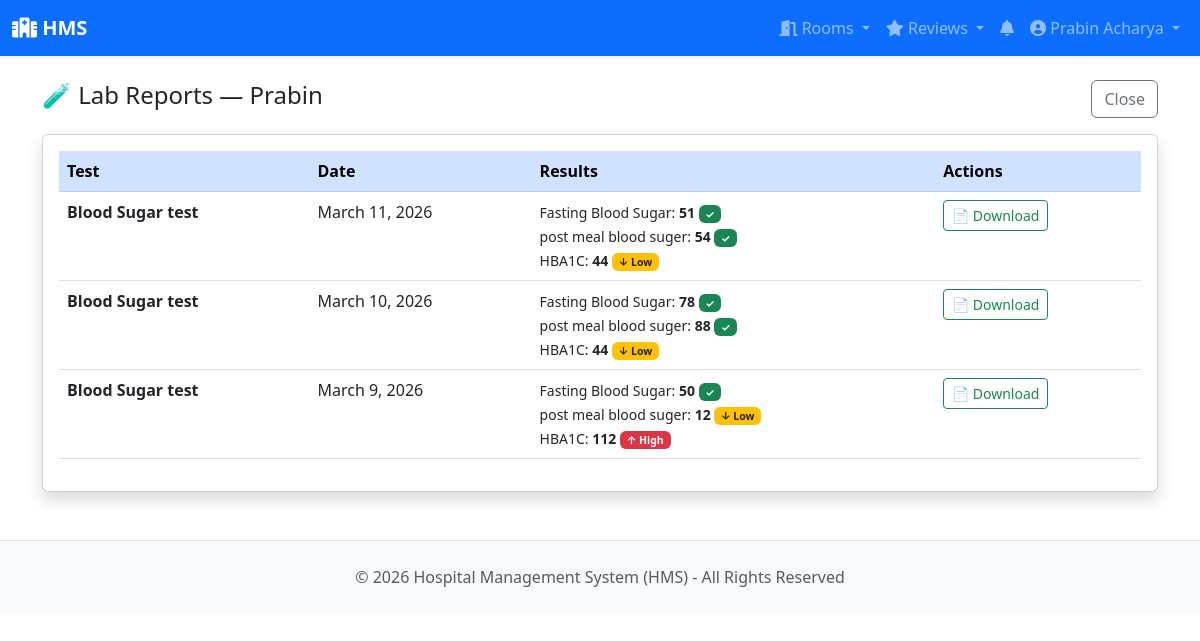
The page /lab/patient/2/reports/ (signed in) on the database its author committed.
### users/models.py (models this page shows, shortened)
class User(AbstractBaseUser, PermissionsMixin):
    ROLE_CHOICES = [
        ('PATIENT', 'Patient'),
        ('DOCTOR', 'Doctor'),
        ('RECEPTIONIST', 'Receptionist'),
        ('LAB_TECHNICIAN', 'Lab Technician'),
        ('ADMIN', 'Super Admin'),
    ]
    email = models.EmailField(unique=True)
    username = models.CharField(max_length=50)
    role = models.CharField(max_length=20, choices=ROLE_CHOICES, default='PATIENT')
    is_active = models.BooleanField(default=False)  # False until email activated
    is_staff = models.BooleanField(default=False)
    date_joined = models.DateTimeField(auto_now_add=True)
    activation_token = models.CharField(max_length=200, blank=True, null=True)
    objects = UserManager()
    USERNAME_FIELD = 'email'
    REQUIRED_FIELDS = ['username']

class PatientProfile(models.Model):
    GENDER_CHOICES = [
        ('M', 'Male'),
        ('F', 'Female'),
        ('O', 'Other'),
    ]
    BLOOD_GROUP_CHOICES = [
        ('A+', 'A+'), ('A-', 'A-'),
        ('B+', 'B+'), ('B-', 'B-'),
        ('AB+', 'AB+'), ('AB-', 'AB-'),
        ('O+', 'O+'), ('O-', 'O-'),
    ]
    user = models.OneToOneField(User, on_delete=models.CASCADE, related_name='patient_profile')
    full_name = models.CharField(max_length=100)
    phone = models.CharField(max_length=15, blank=True)
    gender = models.CharField(max_length=1, choices=GENDER_CHOICES, blank=True)
    date_of_birth = models.DateField(null=True, blank=True)
    blood_group = models.CharField(max_length=3, choices=BLOOD_GROUP_CHOICES, blank=True)
    height = models.FloatField(null=True, blank=True, help_text="Height in cm")
    weight = models.FloatField(null=True, blank=True, help_text="Weight in kg")
    image = models.ImageField(upload_to='patients/profile/', null=True, blank=True)
    address = models.TextField(blank=True)
    emergency_contact = models.CharField(max_length=15, blank=True)
    created_at = models.DateTimeField(auto_now_add=True)
    updated_at = models.DateTimeField(auto_now=True)

### lab/models.py (models this page shows, shortened)
class TestBooking(models.Model):
    STATUS_CHOICES = [
        ('PENDING', 'Pending'),
        ('SAMPLE_COLLECTED', 'Sample Collected'),
        ('PROCESSING', 'Processing'),
        ('COMPLETED', 'Completed'),
        ('REJECTED_SAMPLE', 'Rejected Sample'),
        ('CANCELLED', 'Cancelled'),
    ]
    PAYMENT_STATUS_CHOICES = [
        ('UNPAID', 'Unpaid'),
        ('PAID', 'Paid'),
    ]
    patient = models.ForeignKey(
        'users.PatientProfile',
        on_delete=models.CASCADE,
        related_name='test_bookings'
    )
    template = models.ForeignKey(
        TestTemplate,
        on_delete=models.CASCADE,
        related_name='bookings'
    )
    date = models.DateField()
    status = models.CharField(
        max_length=20,
        choices=STATUS_CHOICES,
        default='PENDING'
    )
    payment_status = models.CharField(
        max_length=10,
        choices=PAYMENT_STATUS_CHOICES,
        default='UNPAID'
    )
    amount = models.DecimalField(
        max_digits=8, decimal_places=2,
        help_text="Price at time of booking"
    )
    notes = models.TextField(blank=True)
    specimen_id = models.CharField(max_length=40, unique=True, null=True, blank=True)
    collected_by = models.ForeignKey(
        'users.User',
        on_delete=models.SET_NULL,
        null=True,
        blank=True,
        related_name='collected_samples'
    )
    collected_at = models.DateTimeField(null=True, blank=True)
    received_at = models.DateTimeField(null=True, blank=True)
    rejected_reason = models.CharField(max_length=255, blank=True)
    expected_report_at = models.DateTimeField(null=True, blank=True)
    completed_at = models.DateTimeField(null=True, blank=True)
    created_at = models.DateTimeField(auto_now_add=True)
    class Meta:
        unique_together = ['patient', 'template', 'date']
        ordering = ['-date']

class TestTemplate(models.Model):
    name = models.CharField(max_length=200, unique=True)
    description = models.TextField(blank=True)
    preparation = models.TextField(
        blank=True,
        help_text="Instructions before test e.g. Fast for 8 hours"
    )
    price = models.DecimalField(max_digits=8, decimal_places=2)
    duration_minutes = models.IntegerField(
        default=30,
        help_text="How long the test takes"
    )
    is_available = models.BooleanField(default=True)
    created_at = models.DateTimeField(auto_now_add=True)
    class Meta:
        ordering = ['name']

class TestResultItem(models.Model):
    STATUS_CHOICES = [
        ('NORMAL', 'Normal'),
        ('HIGH', 'High'),
        ('LOW', 'Low'),
        ('ABNORMAL', 'Abnormal'),
        ('NOT_DONE', 'Not Done'),
    ]
    result = models.ForeignKey(
        TestResult,
        on_delete=models.CASCADE,
        related_name='items'
    )
    field = models.ForeignKey(
        TestField,
        on_delete=models.CASCADE
    )
    value = models.CharField(
        max_length=200,
        blank=True,
        null=True,
        help_text="Leave blank if test not done for this field"
    )
    status = models.CharField(
        max_length=10,
        choices=STATUS_CHOICES,
        default='NOT_DONE'
    )
    is_critical = models.BooleanField(default=False)

class TestField(models.Model):
    FIELD_TYPE_CHOICES = [
        ('NUMBER', 'Number'),
        ('TEXT', 'Text'),
    ]
    template = models.ForeignKey(
        TestTemplate,
        on_delete=models.CASCADE,
        related_name='fields'
    )
    field_name = models.CharField(
        max_length=200,
        help_text="e.g. Fasting Blood Sugar"
    )
    unit = models.CharField(
        max_length=50,
        blank=True,
        help_text="e.g. mg/dL, g/dL"
    )
    normal_min = models.DecimalField(
        max_digits=10, decimal_places=2,
        null=True, blank=True,
        help_text="Normal range minimum"
    )
    normal_max = models.DecimalField(
        max_digits=10, decimal_places=2,
        null=True, blank=True,
        help_text="Normal range maximum"
    )
    critical_min = models.DecimalField(
        max_digits=10, decimal_places=2,
        null=True, blank=True,
        help_text="Critical low value threshold"
    )
    critical_max = models.DecimalField(
        max_digits=10, decimal_places=2,
        null=True, blank=True,
        help_text="Critical high value threshold"
    )
    normal_text = models.CharField(
        max_length=100,
        blank=True,
        help_text="For text fields e.g. Negative"
    )
    field_type = models.CharField(
        max_length=10,
        choices=FIELD_TYPE_CHOICES,
        default='NUMBER'
    )
    is_required = models.BooleanField(
        default=False,
        help_text="If False, lab can leave it blank (shows — in report)"
    )
    order = models.IntegerField(
        default=0,
        help_text="Display order in report"
    )
    class Meta:
        ordering = ['order', 'id']

### lab/views.py (the view)
# urls.py: path('patient/<int:patient_id>/reports/', views.patient_reports_for_doctor, name='patient_reports'),
@login_required
def patient_reports_for_doctor(request, patient_id):
    if request.user.role != 'DOCTOR':
        messages.error(request, 'Access denied.')
        return redirect('users:dashboard')
    from users.models import PatientProfile
    patient = get_object_or_404(PatientProfile, pk=patient_id)
    if not _doctor_can_view_patient_reports(request.user.doctor_profile, patient):
        messages.error(request, 'Access denied. You can only view reports of your own patients.')
        return redirect('users:dashboard')
    bookings = TestBooking.objects.filter(
        patient=patient,
        status='COMPLETED'
    ).select_related('template').order_by('-date')
    return render(request, 'lab/patient_reports.html', {
        'patient': patient,
        'bookings': bookings,
    })

### lab/views.py (called while the page is built)
def _doctor_can_view_patient_reports(doctor, patient):
    return Appointment.objects.filter(
        doctor=doctor,
        patient=patient,
        status__in=['CONFIRMED', 'COMPLETED']
    ).exists()

### notifications/context_processors.py (called while the page is built)
def unread_notifications(request):
    if request.user.is_authenticated:
        count = Notification.objects.filter(recipient=request.user, is_read=False).count()
        return {'unread_notification_count': count}
    return {'unread_notification_count': 0}

### templates/lab/patient_reports.html (shortened to what this page needs)
{% extends 'base.html' %}
{% block content %}
<div class="d-flex justify-content-between align-items-center mb-3">
    <h4>🧪 Lab Reports — {{ patient.full_name }}</h4>
    <button onclick="window.close()" class="btn btn-outline-secondary">Close</button>
</div>
<div class="card shadow">
    <div class="card-body">
        <table class="table table-hover">
            <thead class="table-primary">
                <tr>
                    <th>Test</th>
                    <th>Date</th>
                    <th>Results</th>
                    <th>Actions</th>
                </tr>
            </thead>
            <tbody>
                {% for booking in bookings %}
                <tr>
                    <td><strong>{{ booking.template.name }}</strong></td>
                    <td>{{ booking.date }}</td>
                    <td>
                        {% if booking.result %}
                            {% for item in booking.result.items.all %}
                                {% if item.value %}
                                <small>
                                    {{ item.field.field_name }}: <strong>{{ item.value }}</strong>
                                    {% if item.status == 'HIGH' %}
                                        <span class="badge bg-danger">↑ High</span>
                                    {% elif item.status == 'LOW' %}
                                        <span class="badge bg-warning text-dark">↓ Low</span>
                                    {% elif item.status == 'NORMAL' %}
                                        <span class="badge bg-success">✓</span>
                                    {% endif %}
                                </small><br>
                                {% endif %}
                            {% endfor %}
                        {% else %}
                            <span class="text-muted">No results</span>
                        {% endif %}
                    </td>
                    <td>
                        {% if booking.result %}
                        <a href="{% url 'lab:download_report' booking.result.pk %}"
                           class="btn btn-sm btn-outline-success">📄 Download</a>
                        {% endif %}
                    </td>
                </tr>
                {% empty %}
                <tr>
                    <td colspan="4" class="text-center text-muted py-3">
                        No completed lab reports for this patient.
                    </td>
                </tr>
                {% endfor %}
            </tbody>
        </table>
    </div>
</div>
{% endblock %}

### templates/base.html (shortened to what this page needs)
<!DOCTYPE html>
<html lang="en">
<head>
    <link href="https://cdn.jsdelivr.net/npm/bootstrap@5.3.0/dist/css/bootstrap.min.css" rel="stylesheet">
    <link href="https://cdnjs.cloudflare.com/ajax/libs/font-awesome/6.0.0/css/all.min.css" rel="stylesheet">
</head>
<body>
{% if user.is_authenticated %}
<nav class="navbar navbar-expand-lg navbar-dark bg-primary sticky-top shadow-sm">
    <div class="container-fluid">
        <a class="navbar-brand fw-bold" href="{% url 'users:dashboard' %}">
            <i class="fas fa-hospital"></i> HMS
        </a>
        <div class="collapse navbar-collapse" id="navbarNav">
            <div class="navbar-nav ms-auto">
                {% if user.role == 'PATIENT' or user.role == 'DOCTOR' or user.role == 'RECEPTIONIST' or user.role == 'ADMIN' %}
                <div class="nav-item dropdown">
                    <a class="nav-link dropdown-toggle" href="#" id="roomsDropdown" role="button" data-bs-toggle="dropdown">
                        <i class="fas fa-door-open"></i> Rooms
                    </a>
                </div>
                {% endif %}
                {% if user.role == 'PATIENT' or user.role == 'DOCTOR' %}
                <div class="nav-item dropdown">
                    <a class="nav-link dropdown-toggle" href="#" id="reviewsDropdown" role="button" data-bs-toggle="dropdown">
                        <i class="fas fa-star"></i> Reviews
                    </a>
                </div>
                {% endif %}
                <a class="nav-link" href="{% url 'notifications:notification_list' %}" title="Notifications">
                    <i class="fas fa-bell"></i>
                </a>
                <div class="nav-item dropdown">
                    <a class="nav-link dropdown-toggle" href="#" id="userDropdown" role="button" data-bs-toggle="dropdown">
                        <i class="fas fa-user-circle"></i> {{ user.first_name|default:user.username }}
                    </a>
                </div>
            </div>
        </div>
    </div>
</nav>
{% endif %}
<div class="{% if user.is_authenticated %}container{% else %}container-fluid{% endif %} mt-4">
    {% block content %}{% endblock %}
</div>
<footer class="bg-light text-muted py-4 mt-5 border-top">
    <div class="container text-center">
        <p class="mb-0">&copy; 2026 Hospital Management System (HMS) - All Rights Reserved</p>
    </div>
</footer>
<link href="https://cdnjs.cloudflare.com/ajax/libs/font-awesome/6.0.0/css/all.min.css" rel="stylesheet">
</body>
</html>

### rows shown on the page
User: first_name "Prabin Acharya"
PatientProfile: full_name "Prabin"
TestBooking: template.name "Blood Sugar test", date "March 11, 2026", shows "📄 Download"
TestResultItem: field.field_name "Fasting Blood Sugar", value "51"
TestResultItem: field.field_name "post meal blood suger", value "54"
TestResultItem: field.field_name "HBA1C", value "44", status "↓ Low"
TestBooking: template.name "Blood Sugar test", date "March 10, 2026", shows "📄 Download"
TestResultItem: field.field_name "Fasting Blood Sugar", value "78"
TestResultItem: field.field_name "post meal blood suger", value "88"
TestResultItem: field.field_name "HBA1C", value "44", status "↓ Low"
TestBooking: template.name "Blood Sugar test", date "March 9, 2026", shows "📄 Download"
TestResultItem: field.field_name "Fasting Blood Sugar", value "50"
TestResultItem: field.field_name "post meal blood suger", value "12", status "↓ Low"
TestResultItem: field.field_name "HBA1C", value "112", status "↑ High"
